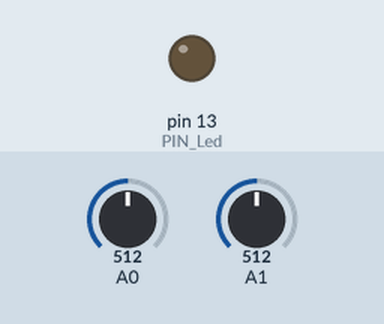
This sketch was run on a simulated Arduino Uno, built with avr-gcc and run on an emulated ATmega328P. On the bench: output pins drawn as LEDs (lit = HIGH). Dashed ring = blinking. The inputs (shaded band) are chosen by the test bench; at power-on: A0 = 512, A1 = 512. What the sketch prints to the serial monitor is not drawn.

Above: at 4.2 s.
4.3 s: A0 set to 1009
8.1 s: A0 set to 1023
11.6 s: A0 set to 900
At 14.0 s:
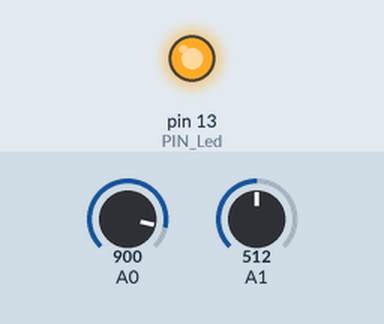
15.1 s: A1 set to 716
18.6 s: A1 set to 1023
At 20.18 s:
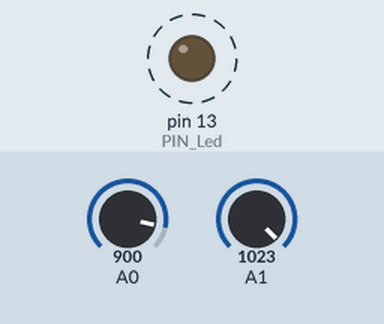
22.1 s: A1 set to 1009
Timing chart, 0 to 25.6 s (numbered marks = the images above; inputs shaded):
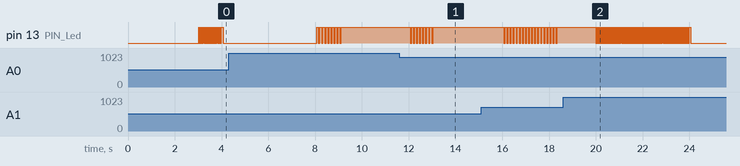

Measured:
- after the input at 11.6 s, pin 13 (PIN_Led): alternates HIGH for 0.07 s and LOW for 0.06 s, 16 changes in all, then stays HIGH, starting after 0.46 s
- after the input at 18.6 s, pin 13 (PIN_Led): alternates HIGH for 0.02 s and LOW for 0.02 s, starting after 1.4 s

The sketch:

MedidorROE_1.ino
```cpp
#include "TramasMicros2.h"

int aFwd, aRef;
float vSWR;


int PIN_ReleS1;
int PIN_Led = 13;
int Cuenta;

void setup(){
   Serial.begin(9600);
 pinMode(PIN_Led, OUTPUT);
   delay(3000);
}


TramaTiempo blink_LecturaSensores = TramaTiempo(4000123, LecturaSensores);

TramaTiempo blink_LedRoe1 = TramaTiempo(500123, Led);
TramaTiempo blink_LedError = TramaTiempo(20123, LedError);

void LecturaSensores() {

  Cuenta = 0;


   aFwd = analogRead(A0);
   aRef = analogRead(A1);


   vSWR = (aFwd+aRef)/(aFwd-aRef);

   Serial.print("FWD: ");
   Serial.print(aFwd);
   Serial.print(" | REF: ");
   Serial.print(aRef);
   Serial.print(" | SWR: ");
   Serial.println(vSWR);
   blink_LedRoe1.reset();
   if (aRef >= 1023 || aFwd >= 1023)
   {

      blink_LedError.enable();
      Serial.print("Error: ");
      blink_LedRoe1.disable();
   }
   else
   {

     blink_LedRoe1.enable();
      Serial.print("Roe1: ");
      blink_LedError.disable();
    }
}


void Led() {
bool valor = digitalRead(PIN_Led);
 if ((bool)digitalRead(PIN_Led))
    {
      digitalWrite(PIN_Led, LOW);//digitalWrite(PinLedS1, LOW);

        blink_LedRoe1.setInterval(60000) ;
        Cuenta+=1;
          if (vSWR < 1 ) {
            blink_LedRoe1.setInterval(70000) ;
            blink_LedRoe1.disable();
          }


    }
    else {
      digitalWrite(PIN_Led, HIGH);

        if (vSWR >= (Cuenta/2) ) {
          blink_LedRoe1.setInterval(70000) ;
        }
        else {
          blink_LedRoe1.disable();
        }


    }


}


void LedError() {

 if ((bool)digitalRead(PIN_Led))
    {
      digitalWrite(PIN_Led, LOW);


    }
    else {
      digitalWrite(PIN_Led, HIGH);

    }


}


void loop(){

  blink_LecturaSensores.check();
  blink_LedRoe1.check();
  blink_LedError.check();
  delay(1);
}
```

TramasMicros2.cpp
```cpp
/*
* TramasMicros2.cpp
*
* Created: 15/09/2017 14:45:16
*  Author: ivanmv
*/


#include "TramasMicros2.h"

TramaTiempo::TramaTiempo(unsigned long intervl,void (*function)()){
	active = true;
	previous = 0;
	interval = intervl;
	execute = function;
}

TramaTiempo::TramaTiempo(unsigned long prev,unsigned long intervl,void (*function)()){
	active = true;
	previous = prev;
	interval = intervl;
	execute = function;
}

void TramaTiempo::fun(void (*function)()){
  execute = function;
}

void TramaTiempo::reset(){
	previous = micros();
}

void TramaTiempo::disable(){
	active = false;
}

void TramaTiempo::enable(){
	active = true;
}

void TramaTiempo::check(){
	//unsigned long 4,294,967,295
	if ( active && (micros()-previous >= interval) ) {
		previous = micros();
		execute();
	}
	else if ( active && micros()<previous) {
		unsigned long TMr = (4294967295-previous);
		if (TMr < interval) { previous = interval -TMr; }
		else { previous = micros(); execute(); }
		//previous =  interval - (4294967295- previous) ;
	}
}

void TramaTiempo::setInterval( unsigned long intervl){
	interval = intervl;
}
```

TramasMicros2.h
```cpp
/*
* TramasMicros2.h
*
* Created: 15/09/2017 14:45:33
*  Author: ivanmv
*/


#ifndef TRAMASMICROS2_H_
#define TRAMASMICROS2_H_


#if defined(ARDUINO) && ARDUINO >= 100
#include <Arduino.h>
#else
#include <WProgram.h>
#endif


#define NO_PREDELAY 0

class TramaTiempo{

	public:
	TramaTiempo(unsigned long interval,void (*function)());
	TramaTiempo(unsigned long prev,unsigned long interval,void (*function)());

	void reset();
	void disable();
	void enable();
	void check();
  void fun(void (*function)());

	void setInterval( unsigned long interval );

	private:
	boolean active;
	unsigned long previous;
	unsigned long interval;
	void (*execute)();

};

#endif /* TRAMASMICROS2_H_ */
```
